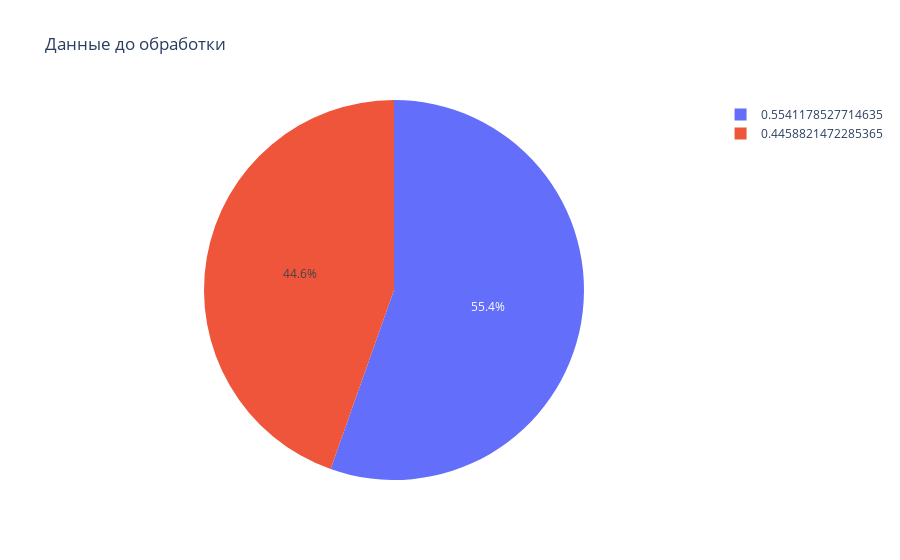

The cell this chart's notebook holds for it:
### Markdown cell above
**Визуализируем какого было значение заполненных ячеек с весом относительно незаполненных**

### Code cell
fig = px.pie(row,values ='вес',  names='вес',title='Данные до обработки')
fig.show()

### Figure 1 — Plotly figure (JSON) as saved in the notebook; plotly's stock layout.template omitted (floating-point values rounded to 4 significant figures)
{"data": [{"domain": {"x": [0, 1], "y": [0, 1]}, "hovertemplate": "вес=%{value}<extra></extra>", "labels": [0.5541, 0.4459], "legendgroup": "", "name": "", "showlegend": true, "type": "pie", "values": [0.5541, 0.4459]}], "layout": {"legend": {"tracegroupgap": 0}, "title": {"text": "Данные до обработки"}}}
